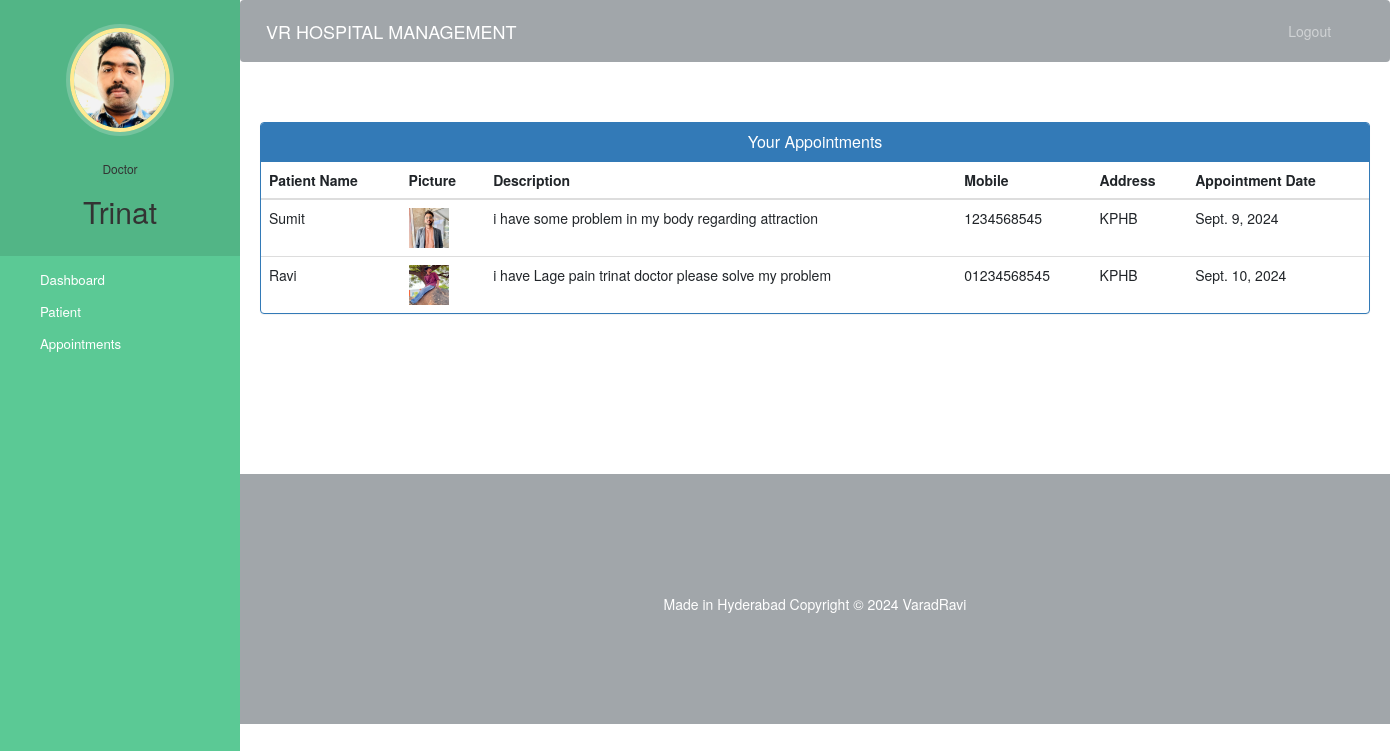
The app's page /doctor-view-appointment (signed in) with its own data.
### hospital/models.py (models this page shows, shortened)
class Doctor(models.Model):
    user=models.OneToOneField(User,on_delete=models.CASCADE)
    profile_pic= models.ImageField(upload_to='profile_pic/DoctorProfilePic/',null=True,blank=True)
    address = models.CharField(max_length=40)
    mobile = models.CharField(max_length=20,null=True)
    department= models.CharField(max_length=50,choices=departments,default='Cardiologist')
    status=models.BooleanField(default=False)

class Appointment(models.Model):
    patientId=models.PositiveIntegerField(null=True)
    doctorId=models.PositiveIntegerField(null=True)
    patientName=models.CharField(max_length=40,null=True)
    doctorName=models.CharField(max_length=40,null=True)
    appointmentDate=models.DateField(auto_now=True)
    description=models.TextField(max_length=500)
    status=models.BooleanField(default=False)

class Patient(models.Model):
    user=models.OneToOneField(User,on_delete=models.CASCADE)
    profile_pic= models.ImageField(upload_to='profile_pic/PatientProfilePic/',null=True,blank=True)
    address = models.CharField(max_length=40)
    mobile = models.CharField(max_length=20,null=False)
    symptoms = models.CharField(max_length=100,null=False)
    assignedDoctorId = models.PositiveIntegerField(null=True)
    admitDate=models.DateField(auto_now=True)
    status=models.BooleanField(default=False)

### hospital/views.py (the view)
# urls.py: path('doctor-view-appointment', views.doctor_view_appointment_view,name='doctor-view-appointment'),
@login_required(login_url='doctorlogin')
@user_passes_test(is_doctor)
def doctor_view_appointment_view(request):
    doctor=models.Doctor.objects.get(user_id=request.user.id) #for profile picture of doctor in sidebar
    appointments=models.Appointment.objects.all().filter(status=True,doctorId=request.user.id)
    patientid=[]
    for a in appointments:
        patientid.append(a.patientId)
    patients=models.Patient.objects.all().filter(status=True,user_id__in=patientid)
    appointments=zip(appointments,patients)
    return render(request,'hospital/doctor_view_appointment.html',{'appointments':appointments,'doctor':doctor})

### hospital/views.py (called while the page is built)
def is_doctor(user):
    return user.groups.filter(name='DOCTOR').exists()

### templates/hospital/doctor_view_appointment.html (shortened to what this page needs)
{% extends 'hospital/doctor_base.html' %}
{% block content %}
{%load static%}
<head>
  <link href="//netdna.bootstrapcdn.com/bootstrap/3.0.0/css/bootstrap.min.css" rel="stylesheet" id="bootstrap-css">
</head>
<div class="container">
  <div class="panel panel-primary">
    <div class="panel-heading">
      <h6 class="panel-title">Your Appointments</h6>
    </div>
    <table class="table table-hover" id="dev-table">
      <thead>
        <tr>
          <th>Patient Name</th>
          <th>Picture</th>
          <th>Description</th>
          <th>Mobile</th>
          <th>Address</th>
          <th>Appointment Date</th>
        </tr>
      </thead>
      {% for a,p in appointments %}
      <tr>
        <td>{{a.patientName}}</td>
        <td> <img src="{% static p.profile_pic.url %}" alt="Profile Pic" height="40px" width="40px" /></td>
        <td>{{a.description}}</td>
        <td>{{p.mobile}}</td>
        <td>{{p.address}}</td>
        <td>{{a.appointmentDate}}</td>
      </tr>
      {% endfor %}
    </table>
  </div>
</div>
{% endblock content %}

### templates/hospital/doctor_base.html (shortened to what this page needs)
<!DOCTYPE html>
{% load static %}
<html lang="en">
<head>
  <link rel="stylesheet" href="https://stackpath.bootstrapcdn.com/bootstrap/4.3.1/css/bootstrap.min.css">
  <link rel="stylesheet" href="https://maxcdn.bootstrapcdn.com/font-awesome/4.7.0/css/font-awesome.min.css">
</head>
<body>
  <nav class="menu" tabindex="0">
    <header class="avatar">
      <img src="{% static doctor.profile_pic.url %}" alt="Profile Pic" />
      <br><br>
      <h6>Doctor</h6>
      <h2>{{request.user.first_name}}</h2>
    </header>
    <ul>
      <li tabindex="0" class="icon-dashboard"> <a style="color:white; text-decoration:none;" href="/doctor-dashboard"><span>Dashboard</span></a> </li>
      <li tabindex="0" class="icon-users"> <a style="color:white; text-decoration:none;" href="/doctor-patient"><span>Patient</span></a></li>
      <li tabindex="0" class="icon-calendar"> <a style="color:white; text-decoration:none;" href="/doctor-appointment"><span>Appointments</span></a></li>
    </ul>
  </nav>
  <main>
    <div class="bs-example">
      <nav class="navbar navbar-expand-md  navbar-dark fixed-top" style="background:#a1a6aa;">
        <a href="/doctor-dashboard" class="navbar-brand">VR HOSPITAL MANAGEMENT</a>
        <div class="collapse navbar-collapse justify-content-between" id="navbarCollapse">
          <div class="navbar-nav" style=" margin-left: 90%;">
            <a href="/logout" class="nav-item nav-link">Logout</a>
          </div>
        </div>
      </nav>
    </div>
    <br><br>
    {% block content %}
    {% endblock content %}
    <br><br><br><br><br><br><br>
    <footer>
      <br>
      <div class="container">
        <div class="row">
          <div class="col-md-12 col-sm-12">
            <div style="color:#ffffff;" class="wow fadeInUp footer-copyright">
              <p>Made in Hyderabad
                Copyright &copy; 2024 VaradRavi</p>
            </div>
          </div>
        </div>
      </div>
    </footer>
  </main>
</body>
</html>

### templates/hospital/doctor_base.html (style rules this page uses)
a:link { text-decoration: none; }
a { color: white; }
footer { padding: 0px 0px 0px 0px; background-color:#a1a6aa; margin: 0px; }
p { text-align: center; }
body { padding-left: 240px; }
main { position: relative; height: 100vh; }
.menu { background: #5bc995; height: 100vh; width: 240px; position: fixed; top: 0px; left: 0; z-index: 5; outline: none; }
.menu .avatar { background: rgba(0, 0, 0, 0.1); padding: 2em 0.5em; text-align: center; }
.menu .avatar img { width: 100px; border-radius: 50%; overflow: hidden; border: 4px solid #ffea92; box-shadow: 0 0 0 4px rgba(255, 255, 255, 0.2); }
.menu .avatar h2 { font-weight: normal; margin-bottom: 0; }
.menu ul { list-style: none; padding: 0.5em 0; margin: 0; }
.menu ul li { padding: 0.5em 1em 0.5em 3em; font-size: 0.95em; font-weight: regular; background-repeat: no-repeat; background-position: left 15px center; background-size: auto 20px; transition: all 0.15s linear; cursor: pointer; }
.menu ul li.icon-dashboard { background-image: url("http://www.entypo.com/images//gauge.svg"); }
.menu ul li.icon-users { background-image: url("http://www.entypo.com/images//users.svg"); }
.menu ul li.icon-calendar { background-image: url("http://www.entypo.com/images//calendar.svg"); }

### templates/hospital/doctor_view_appointment.html (style rules this page uses)
a:link { text-decoration: none; }
h6 { text-align: center; }
.row { margin: 100px; }

### records on screen
Doctor: profile_pic (picture)
Appointment: patientName "Sumit", profile_pic (picture), description "i have some problem in my body regarding attraction", mobile "1234568545", address "KPHB", appointmentDate "Sept. 9, 2024"
Appointment: patientName "Ravi", profile_pic (picture), description "i have Lage pain trinat doctor please solve my problem", mobile "01234568545", address "KPHB", appointmentDate "Sept. 10, 2024"

### other values on screen
{{ request.user.first_name }} "Trinat"
